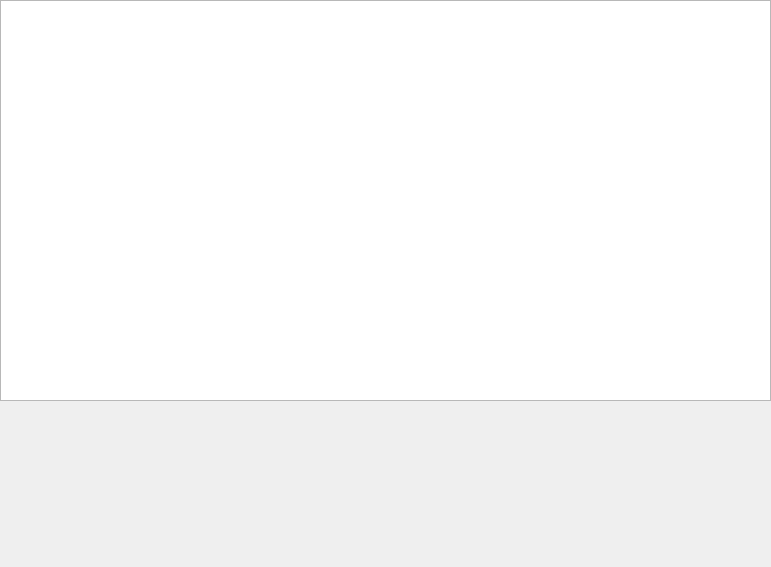
<?xml version="1.0" encoding="UTF-8"?>
<ui version="4.0">
 <class>Form</class>
 <widget class="QWidget" name="Form">
  <property name="geometry">
   <rect>
    <x>0</x>
    <y>0</y>
    <width>771</width>
    <height>567</height>
   </rect>
  </property>
  <property name="windowTitle">
   <string>Form</string>
  </property>
  <widget class="QTableView" name="tableView">
   <property name="geometry">
    <rect>
     <x>0</x>
     <y>0</y>
     <width>771</width>
     <height>401</height>
    </rect>
   </property>
  </widget>
 </widget>
 <resources/>
 <connections/>
</ui>
